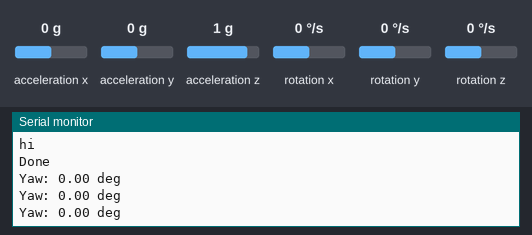
Simulated run of this sketch. Board: Arduino Uno, built with avr-gcc and run on an emulated ATmega328P. On the bench: the last lines printed to the serial monitor. The inputs (shaded band) are chosen by the test bench; at power-on: rotation z 0 °/s, acceleration x 0 g, acceleration y 0 g, acceleration z 1 g, rotation x 0 °/s, rotation y 0 °/s.

Above: at 3.2 s.
3.3 s: rotation z set to -192 °/s
At 3.9 s:
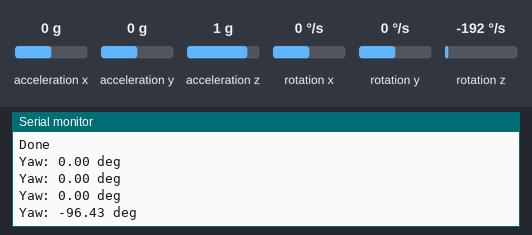
4.8 s: rotation z set to -100 °/s
At 5.3 s:
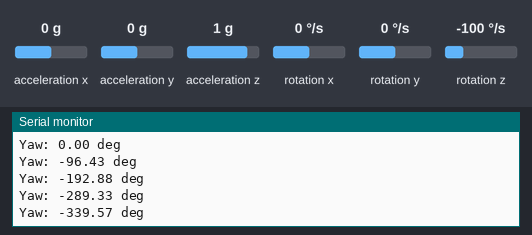
Timing chart, 0 to 7.8 s (numbered marks = the images above; inputs shaded):
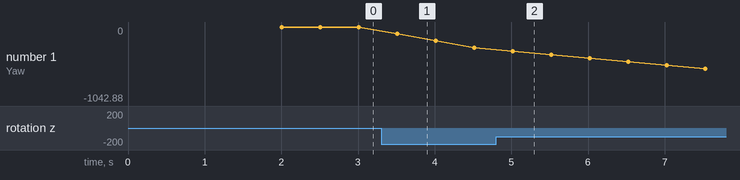

Measured:
- after the input at 3.3 s, the serial monitor: prints a new line after 0.21 s (image 1)
- after the input at 4.8 s, the serial monitor: prints a new line after 0.22 s (image 2)
- plotted number 1: 0 → -289.33 after the input at 3.3 s, -289.33 → -1042.88 after the input at 4.8 s

The sketch:

imu.ino
```cpp
#include <Wire.h>
#include <MPU6050_light.h>

// This is the imu test file


MPU6050 mpu(Wire);
void setup() {
  // put your setup code here, to run once:
    Serial.begin(9600);
    Wire.begin();
    Serial.println("hi");
    byte status = mpu.begin();
    if (status != 0) {
      Serial.println("Could not find a valid MPU sensors");
    }

    delay(1000);
    mpu.calcOffsets();
    Serial.println("Done");
}

void loop() {
  // put your main code here, to run repeatedly:
  mpu.update();

  Serial.print("Yaw: ");
  Serial.print(mpu.getAngleZ());
  Serial.println(" deg");
  delay(500);
}

// Standard Code

// #include <Wire.h>

// void setup() {
//   Wire.begin();
//   Serial.begin(9600);
//   while (!Serial); // Wait for serial monitor
//   Serial.println("\nI2C Scanner");
// }

// void loop() {
//   byte error, address;
//   int nDevices = 0;

//   Serial.println("Scanning...");

//   for (address = 1; address < 127; address++ ) {
//     Wire.beginTransmission(address);
//     error = Wire.endTransmission();

//     if (error == 0) {
//       Serial.print("I2C device found at address 0x");
//       if (address < 16) Serial.print("0");
//       Serial.print(address, HEX);
//       Serial.println("  !");
//       nDevices++;
//     }
//     else if (error == 4) {
//       Serial.print("Unknown error at address 0x");
//       if (address < 16) Serial.print("0");
//       Serial.println(address, HEX);
//     }
//   }
//   if (nDevices == 0) Serial.println("No I2C devices found\n");
//   else Serial.println("done\n");

//   delay(5000);
// }
```
